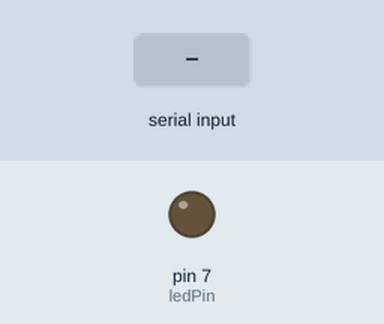
Recording of a sketch running on a simulated Arduino Mega 2560, built with avr-gcc and run on an emulated ATmega2560. On the bench: output pins drawn as LEDs (lit = HIGH). Inputs (shaded band) come from the test bench.

Above: at 1.2 s.
1.3 s: "1" received over the second serial link
At 2.2 s:
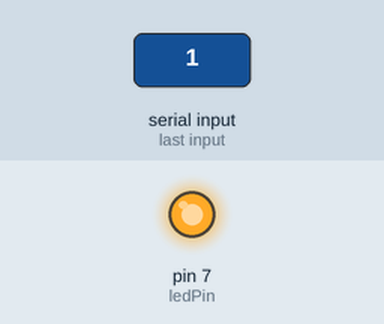
2.8 s: "0" received over the second serial link
At 3.4 s:
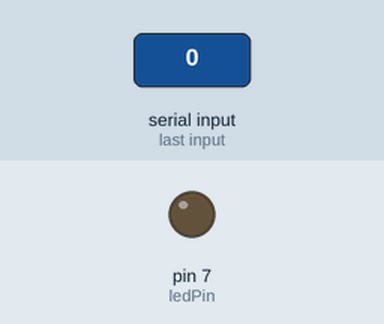
Timing chart, 0 to 5.8 s (numbered marks = the images above; inputs shaded):
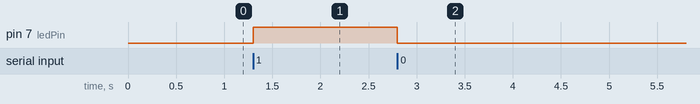

Measured:
- after the input at 1.3 s, pin 7 (ledPin): LOW → HIGH at once
- after the input at 2.8 s, pin 7 (ledPin): HIGH → LOW at once

The sketch:

bluethoot.ino
```cpp
//Define the variable that contains the led
#define ledPin 7
int state = 0;
void setup() {
  //Setting the pin mode and initial LOW
  pinMode(ledPin, OUTPUT);
  digitalWrite(ledPin, 0);
  Serial1.begin(9600); // Default communication rate
}
void loop() {
  // Checks if the data is coming from the serial port
  if(Serial1.available() > 0){
    state = Serial1.read(); // Read the data from the serial port
 }
 //Deciding functions for LED on and off
 if (state == '0') {
  digitalWrite(ledPin, 0); // Turn LED OFF
  // Send back, to the phone, the String "LED: ON"
  Serial1.println("LED: OFF");
  state = 0;
 }
 else if (state == '1') {
  digitalWrite(ledPin, 1);
  Serial1.println("LED: ON");;
  state = 0;
 }
}
```
